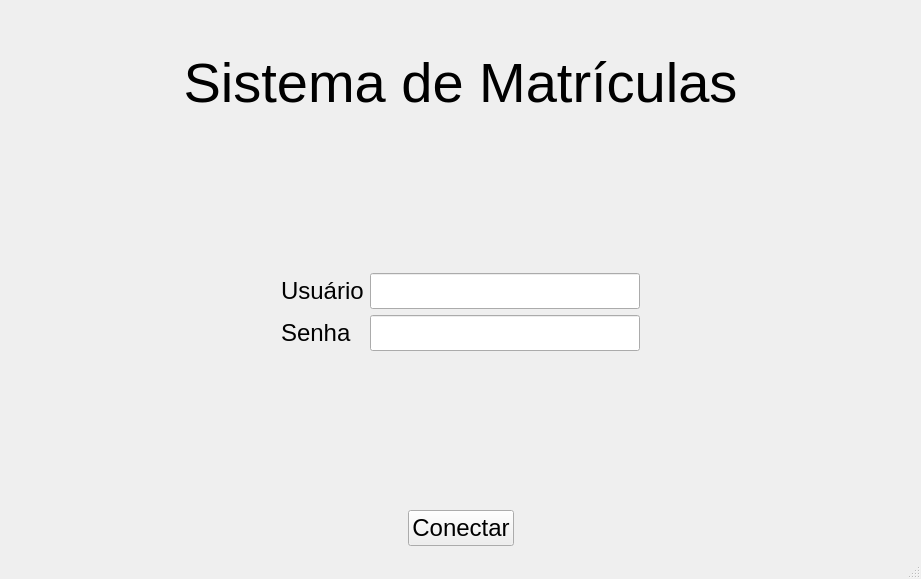
<?xml version="1.0" encoding="UTF-8"?>
<ui version="4.0">
 <class>MainWindow</class>
 <widget class="QMainWindow" name="MainWindow">
  <property name="geometry">
   <rect>
    <x>0</x>
    <y>0</y>
    <width>921</width>
    <height>579</height>
   </rect>
  </property>
  <property name="windowTitle">
   <string>Europa</string>
  </property>
  <widget class="QWidget" name="centralWidget">
   <layout class="QVBoxLayout" name="verticalLayout">
    <item>
     <spacer name="verticalSpacer_3">
      <property name="orientation">
       <enum>Qt::Vertical</enum>
      </property>
      <property name="sizeType">
       <enum>QSizePolicy::Preferred</enum>
      </property>
      <property name="sizeHint" stdset="0">
       <size>
        <width>20</width>
        <height>40</height>
       </size>
      </property>
     </spacer>
    </item>
    <item>
     <widget class="QLabel" name="label_3">
      <property name="font">
       <font>
        <pointsize>42</pointsize>
       </font>
      </property>
      <property name="text">
       <string>Sistema de Matrículas</string>
      </property>
      <property name="alignment">
       <set>Qt::AlignCenter</set>
      </property>
     </widget>
    </item>
    <item>
     <spacer name="verticalSpacer_2">
      <property name="orientation">
       <enum>Qt::Vertical</enum>
      </property>
      <property name="sizeHint" stdset="0">
       <size>
        <width>20</width>
        <height>40</height>
       </size>
      </property>
     </spacer>
    </item>
    <item>
     <layout class="QGridLayout" name="gridLayout">
      <item row="0" column="2">
       <widget class="QLineEdit" name="lineEdit">
        <property name="font">
         <font>
          <pointsize>18</pointsize>
         </font>
        </property>
       </widget>
      </item>
      <item row="0" column="1">
       <widget class="QLabel" name="label">
        <property name="font">
         <font>
          <pointsize>18</pointsize>
         </font>
        </property>
        <property name="text">
         <string>Usuário</string>
        </property>
       </widget>
      </item>
      <item row="1" column="1">
       <widget class="QLabel" name="label_2">
        <property name="font">
         <font>
          <pointsize>18</pointsize>
         </font>
        </property>
        <property name="text">
         <string>Senha</string>
        </property>
       </widget>
      </item>
      <item row="1" column="2">
       <widget class="QLineEdit" name="lineEdit_2">
        <property name="font">
         <font>
          <pointsize>18</pointsize>
         </font>
        </property>
        <property name="echoMode">
         <enum>QLineEdit::Password</enum>
        </property>
       </widget>
      </item>
      <item row="0" column="0">
       <spacer name="horizontalSpacer">
        <property name="orientation">
         <enum>Qt::Horizontal</enum>
        </property>
        <property name="sizeHint" stdset="0">
         <size>
          <width>40</width>
          <height>20</height>
         </size>
        </property>
       </spacer>
      </item>
      <item row="0" column="3">
       <spacer name="horizontalSpacer_2">
        <property name="orientation">
         <enum>Qt::Horizontal</enum>
        </property>
        <property name="sizeHint" stdset="0">
         <size>
          <width>40</width>
          <height>20</height>
         </size>
        </property>
       </spacer>
      </item>
      <item row="1" column="0">
       <spacer name="horizontalSpacer_3">
        <property name="orientation">
         <enum>Qt::Horizontal</enum>
        </property>
        <property name="sizeHint" stdset="0">
         <size>
          <width>40</width>
          <height>20</height>
         </size>
        </property>
       </spacer>
      </item>
      <item row="1" column="3">
       <spacer name="horizontalSpacer_4">
        <property name="orientation">
         <enum>Qt::Horizontal</enum>
        </property>
        <property name="sizeHint" stdset="0">
         <size>
          <width>40</width>
          <height>20</height>
         </size>
        </property>
       </spacer>
      </item>
     </layout>
    </item>
    <item>
     <spacer name="verticalSpacer">
      <property name="orientation">
       <enum>Qt::Vertical</enum>
      </property>
      <property name="sizeHint" stdset="0">
       <size>
        <width>20</width>
        <height>40</height>
       </size>
      </property>
     </spacer>
    </item>
    <item>
     <layout class="QHBoxLayout" name="horizontalLayout">
      <item>
       <spacer name="horizontalSpacer_5">
        <property name="orientation">
         <enum>Qt::Horizontal</enum>
        </property>
        <property name="sizeHint" stdset="0">
         <size>
          <width>40</width>
          <height>20</height>
         </size>
        </property>
       </spacer>
      </item>
      <item>
       <widget class="QPushButton" name="pushButton">
        <property name="font">
         <font>
          <pointsize>18</pointsize>
         </font>
        </property>
        <property name="text">
         <string>Conectar</string>
        </property>
       </widget>
      </item>
      <item>
       <spacer name="horizontalSpacer_6">
        <property name="orientation">
         <enum>Qt::Horizontal</enum>
        </property>
        <property name="sizeHint" stdset="0">
         <size>
          <width>40</width>
          <height>20</height>
         </size>
        </property>
       </spacer>
      </item>
     </layout>
    </item>
   </layout>
  </widget>
  <widget class="QMenuBar" name="menuBar">
   <property name="geometry">
    <rect>
     <x>0</x>
     <y>0</y>
     <width>921</width>
     <height>25</height>
    </rect>
   </property>
  </widget>
  <widget class="QStatusBar" name="statusBar"/>
 </widget>
 <layoutdefault spacing="6" margin="11"/>
 <resources/>
 <connections>
  <connection>
   <sender>pushButton</sender>
   <signal>clicked()</signal>
   <receiver>MainWindow</receiver>
   <slot>establishConnection()</slot>
   <hints>
    <hint type="sourcelabel">
     <x>199</x>
     <y>255</y>
    </hint>
    <hint type="destinationlabel">
     <x>199</x>
     <y>149</y>
    </hint>
   </hints>
  </connection>
 </connections>
 <slots>
  <slot>establishConnection()</slot>
 </slots>
</ui>
